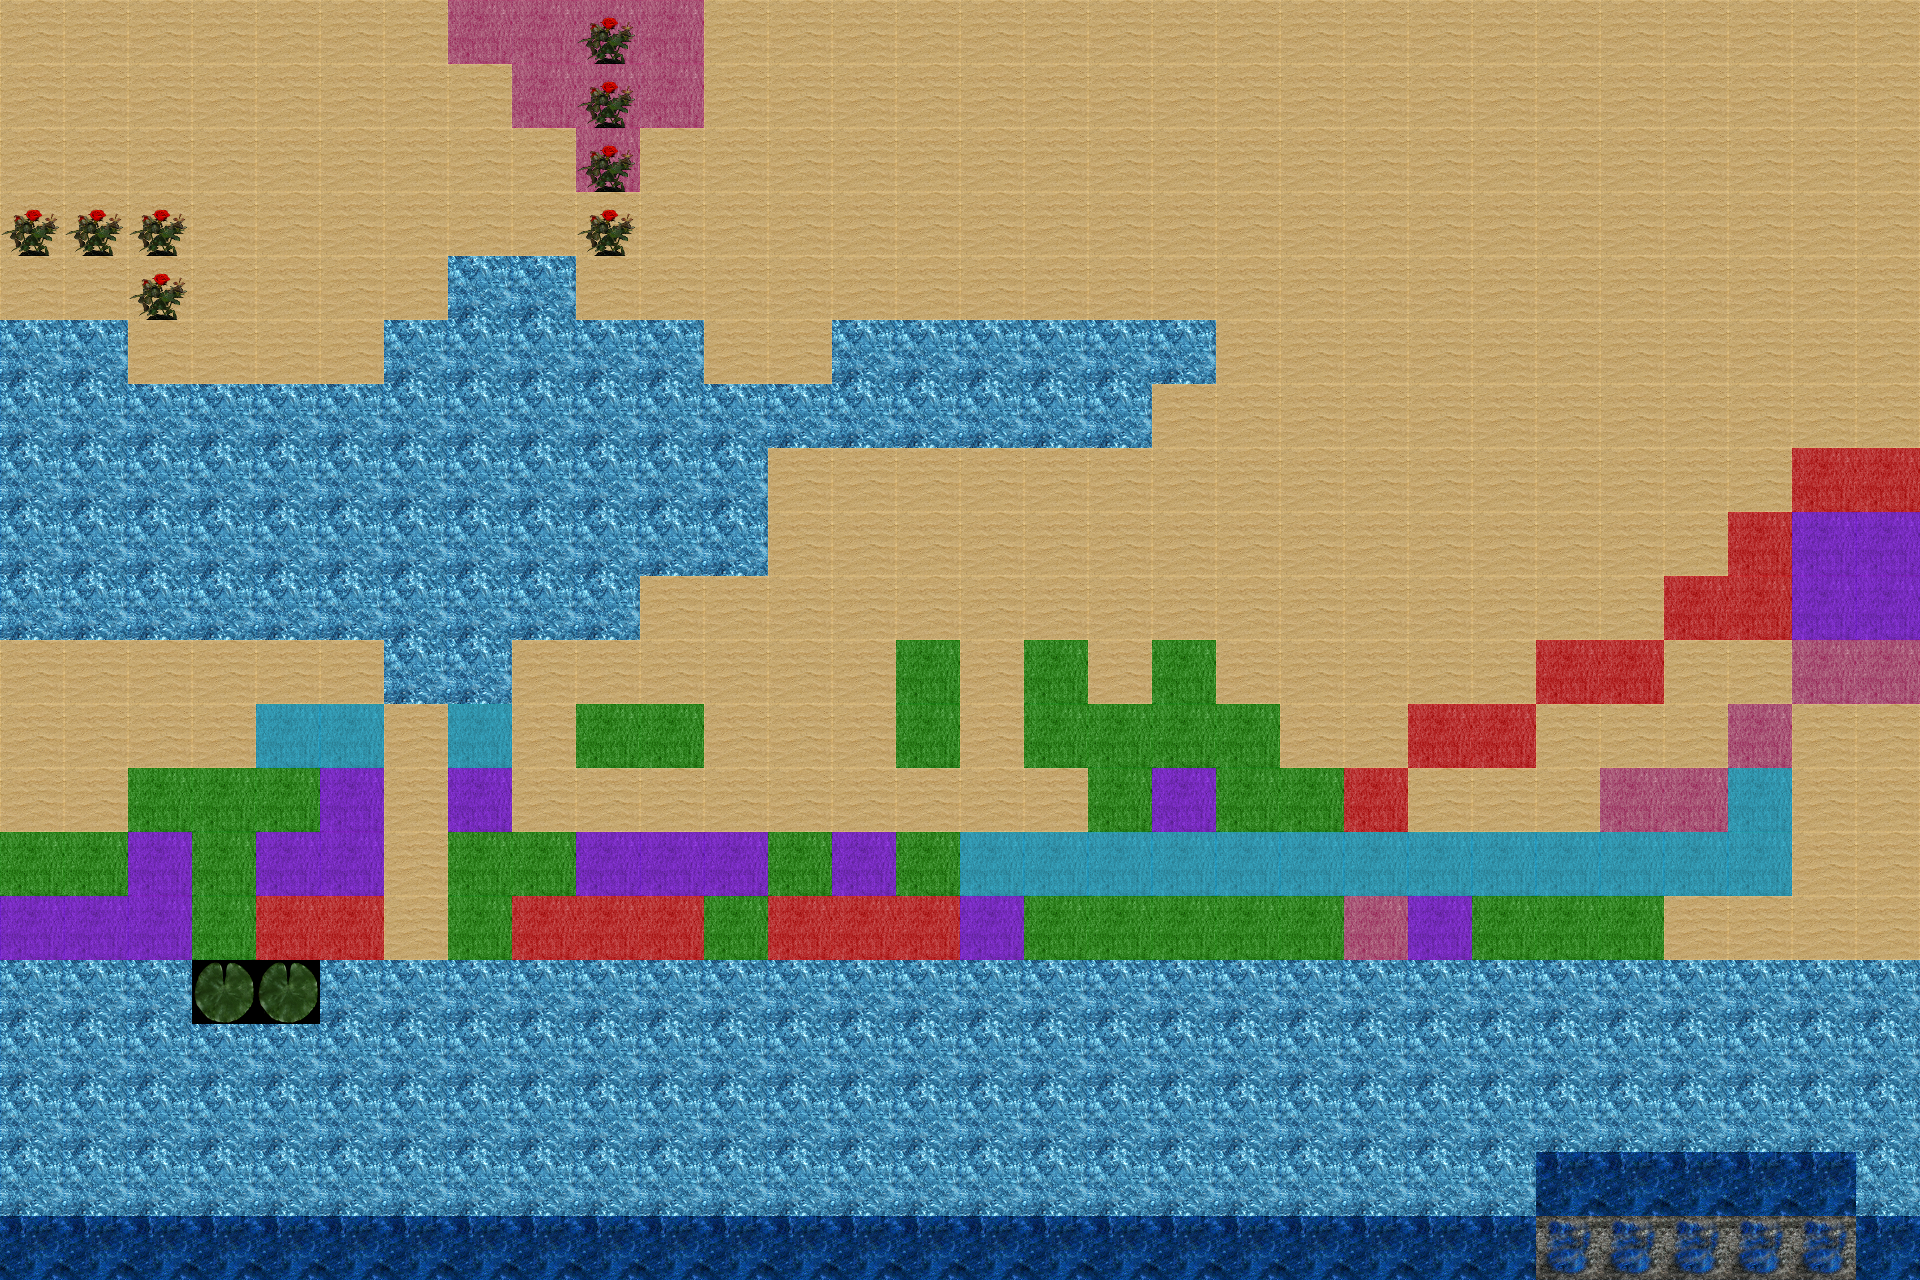

Below is a game level as drawn by its tile map, then a one-line description and the .tmx file that defines it, in full:
An orthogonal 30x20 tile map with 64x64 px tiles, 2 tile layers (ground, flowers).

<map version="1.10" tiledversion="1.10.2" orientation="orthogonal" renderorder="right-down" width="30" height="20" tilewidth="64" tileheight="64" infinite="0" nextlayerid="3" nextobjectid="1">
 <editorsettings>
  <export target="map.json" format="json" />
 </editorsettings>
 <tileset firstgid="1" name="terrain" tilewidth="64" tileheight="64" tilecount="256" columns="16">
  <image source="terrain.png" width="1024" height="1024" />
 </tileset>
 <layer id="1" name="ground" width="30" height="20">
  <data encoding="csv">
19,19,19,19,19,19,19,131,131,131,131,19,19,19,19,19,19,19,19,19,19,19,19,19,19,19,19,19,19,19,
19,19,19,19,19,19,19,19,131,131,131,19,19,19,19,19,19,19,19,19,19,19,19,19,19,19,19,19,19,19,
19,19,19,19,19,19,19,19,19,131,19,19,19,19,19,19,19,19,19,19,19,19,19,19,19,19,19,19,19,19,
19,19,19,19,19,19,19,19,19,19,19,19,19,19,19,19,19,19,19,19,19,19,19,19,19,19,19,19,19,19,
19,19,19,19,19,19,19,25,25,19,19,19,19,19,19,19,19,19,19,19,19,19,19,19,19,19,19,19,19,19,
25,25,19,19,19,19,25,25,25,25,25,19,19,25,25,25,25,25,25,19,19,19,19,19,19,19,19,19,19,19,
25,25,25,25,25,25,25,25,25,25,25,25,25,25,25,25,25,25,19,19,19,19,19,19,19,19,19,19,19,19,
25,25,25,25,25,25,25,25,25,25,25,25,19,19,19,19,19,19,19,19,19,19,19,19,19,19,19,19,130,130,
25,25,25,25,25,25,25,25,25,25,25,25,19,19,19,19,19,19,19,19,19,19,19,19,19,19,19,130,194,194,
25,25,25,25,25,25,25,25,25,25,19,19,19,19,19,19,19,19,19,19,19,19,19,19,19,19,130,130,194,194,
19,19,19,19,19,19,25,25,19,19,19,19,19,19,147,19,147,19,147,19,19,19,19,19,130,130,19,19,131,131,
19,19,19,19,210,210,19,210,19,147,147,19,19,19,147,19,147,147,147,147,19,19,130,130,19,19,19,131,19,19,
19,19,147,147,147,194,19,194,19,19,19,19,19,19,19,19,19,147,194,147,147,130,19,19,19,131,131,210,19,19,
147,147,194,147,194,194,19,147,147,194,194,194,147,194,147,210,210,210,210,210,210,210,210,210,210,210,210,210,19,19,
194,194,194,147,130,130,19,147,130,130,130,147,130,130,130,194,147,147,147,147,147,131,194,147,147,147,19,19,19,19,
25,25,25,77,77,25,25,25,25,25,25,25,25,25,25,25,25,25,25,25,25,25,25,25,25,25,25,25,25,25,
25,25,25,25,25,25,25,25,25,25,25,25,25,25,25,25,25,25,25,25,25,25,25,25,25,25,25,25,25,25,
25,25,25,25,25,25,25,25,25,25,25,25,25,25,25,25,25,25,25,25,25,25,25,25,25,25,25,25,25,25,
25,25,25,25,25,25,25,25,25,25,25,25,25,25,25,25,25,25,25,25,25,25,25,25,145,145,145,145,145,25,
145,145,145,145,145,145,145,145,145,145,145,145,145,145,145,145,145,145,145,145,145,145,145,145,161,161,161,161,161,145
</data>
 </layer>
 <layer id="2" name="flowers" width="30" height="20">
  <data encoding="csv">
0,0,0,0,0,0,0,0,0,13,0,0,0,0,0,0,0,0,0,0,0,0,0,0,0,0,0,0,0,0,
0,0,0,0,0,0,0,0,0,13,0,0,0,0,0,0,0,0,0,0,0,0,0,0,0,0,0,0,0,0,
0,0,0,0,0,0,0,0,0,13,0,0,0,0,0,0,0,0,0,0,0,0,0,0,0,0,0,0,0,0,
13,13,13,0,0,0,0,0,0,13,0,0,0,0,0,0,0,0,0,0,0,0,0,0,0,0,0,0,0,0,
0,0,13,0,0,0,0,0,0,0,0,0,0,0,0,0,0,0,0,0,0,0,0,0,0,0,0,0,0,0,
0,0,0,0,0,0,0,0,0,0,0,0,0,0,0,0,0,0,0,0,0,0,0,0,0,0,0,0,0,0,
0,0,0,0,0,0,0,0,0,0,0,0,0,0,0,0,0,0,0,0,0,0,0,0,0,0,0,0,0,0,
0,0,0,0,0,0,0,0,0,0,0,0,0,0,0,0,0,0,0,0,0,0,0,0,0,0,0,0,0,0,
0,0,0,0,0,0,0,0,0,0,0,0,0,0,0,0,0,0,0,0,0,0,0,0,0,0,0,0,0,0,
0,0,0,0,0,0,0,0,0,0,0,0,0,0,0,0,0,0,0,0,0,0,0,0,0,0,0,0,0,0,
0,0,0,0,0,0,0,0,0,0,0,0,0,0,0,0,0,0,0,0,0,0,0,0,0,0,0,0,0,0,
0,0,0,0,0,0,0,0,0,0,0,0,0,0,0,0,0,0,0,0,0,0,0,0,0,0,0,0,0,0,
0,0,0,0,0,0,0,0,0,0,0,0,0,0,0,0,0,0,0,0,0,0,0,0,0,0,0,0,0,0,
0,0,0,0,0,0,0,0,0,0,0,0,0,0,0,0,0,0,0,0,0,0,0,0,0,0,0,0,0,0,
0,0,0,0,0,0,0,0,0,0,0,0,0,0,0,0,0,0,0,0,0,0,0,0,0,0,0,0,0,0,
0,0,0,0,0,0,0,0,0,0,0,0,0,0,0,0,0,0,0,0,0,0,0,0,0,0,0,0,0,0,
0,0,0,0,0,0,0,0,0,0,0,0,0,0,0,0,0,0,0,0,0,0,0,0,0,0,0,0,0,0,
0,0,0,0,0,0,0,0,0,0,0,0,0,0,0,0,0,0,0,0,0,0,0,0,0,0,0,0,0,0,
0,0,0,0,0,0,0,0,0,0,0,0,0,0,0,0,0,0,0,0,0,0,0,0,0,0,0,0,0,0,
0,0,0,0,0,0,0,0,0,0,0,0,0,0,0,0,0,0,0,0,0,0,0,0,0,0,0,0,0,0
</data>
 </layer>
</map>
